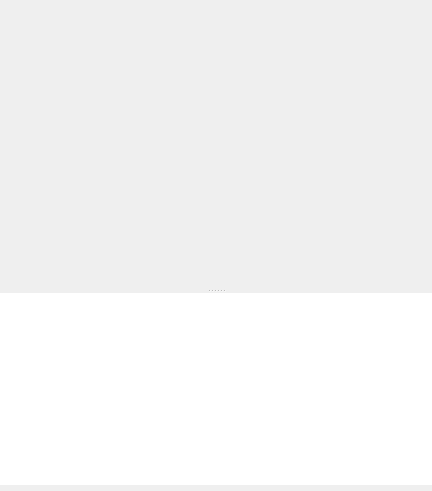
<?xml version="1.0" encoding="UTF-8"?>
<ui version="4.0">
 <class>gui::ModuleView</class>
 <widget class="QWidget" name="gui::ModuleView">
  <property name="geometry">
   <rect>
    <x>0</x>
    <y>0</y>
    <width>432</width>
    <height>491</height>
   </rect>
  </property>
  <property name="focusPolicy">
   <enum>Qt::ClickFocus</enum>
  </property>
  <property name="windowTitle">
   <string/>
  </property>
  <layout class="QVBoxLayout" name="verticalLayout_2">
   <property name="leftMargin">
    <number>0</number>
   </property>
   <property name="topMargin">
    <number>0</number>
   </property>
   <property name="rightMargin">
    <number>0</number>
   </property>
   <property name="bottomMargin">
    <number>0</number>
   </property>
   <item>
    <layout class="QVBoxLayout" name="verticalLayout">
     <item>
      <widget class="QSplitter" name="splitter">
       <property name="sizePolicy">
        <sizepolicy hsizetype="MinimumExpanding" vsizetype="Expanding">
         <horstretch>0</horstretch>
         <verstretch>0</verstretch>
        </sizepolicy>
       </property>
       <property name="lineWidth">
        <number>0</number>
       </property>
       <property name="orientation">
        <enum>Qt::Vertical</enum>
       </property>
       <property name="childrenCollapsible">
        <bool>true</bool>
       </property>
       <widget class="QScrollArea" name="parameterScroller">
        <property name="sizePolicy">
         <sizepolicy hsizetype="Expanding" vsizetype="Expanding">
          <horstretch>0</horstretch>
          <verstretch>2</verstretch>
         </sizepolicy>
        </property>
        <property name="minimumSize">
         <size>
          <width>100</width>
          <height>200</height>
         </size>
        </property>
        <property name="frameShape">
         <enum>QFrame::NoFrame</enum>
        </property>
        <property name="frameShadow">
         <enum>QFrame::Plain</enum>
        </property>
        <property name="lineWidth">
         <number>0</number>
        </property>
        <property name="widgetResizable">
         <bool>true</bool>
        </property>
        <widget class="gui::Parameters" name="parameters">
         <property name="geometry">
          <rect>
           <x>0</x>
           <y>0</y>
           <width>430</width>
           <height>263</height>
          </rect>
         </property>
        </widget>
       </widget>
       <widget class="QTextBrowser" name="messages">
        <property name="minimumSize">
         <size>
          <width>100</width>
          <height>50</height>
         </size>
        </property>
        <property name="acceptDrops">
         <bool>false</bool>
        </property>
        <property name="frameShape">
         <enum>QFrame::NoFrame</enum>
        </property>
        <property name="frameShadow">
         <enum>QFrame::Plain</enum>
        </property>
        <property name="lineWidth">
         <number>0</number>
        </property>
        <property name="openExternalLinks">
         <bool>true</bool>
        </property>
       </widget>
      </widget>
     </item>
     <item>
      <widget class="QDialogButtonBox" name="buttonBox">
       <property name="standardButtons">
        <set>QDialogButtonBox::NoButton</set>
       </property>
      </widget>
     </item>
    </layout>
   </item>
  </layout>
 </widget>
 <customwidgets>
  <customwidget>
   <class>gui::Parameters</class>
   <extends>QWidget</extends>
   <header>parameters.h</header>
   <container>1</container>
  </customwidget>
 </customwidgets>
 <resources/>
 <connections/>
</ui>
